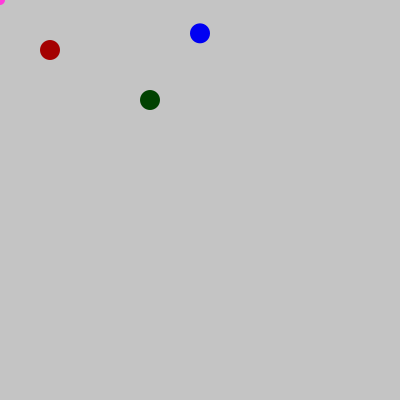
Frame 1 (no input)
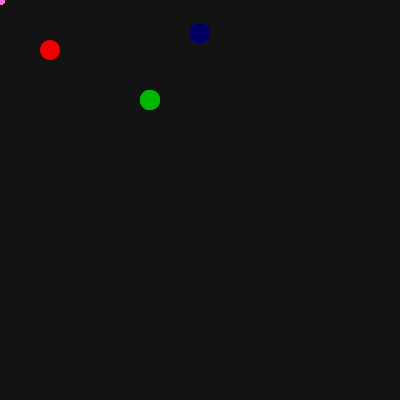
Frame 60 (the mouse pressed at the canvas centre just before this capture)
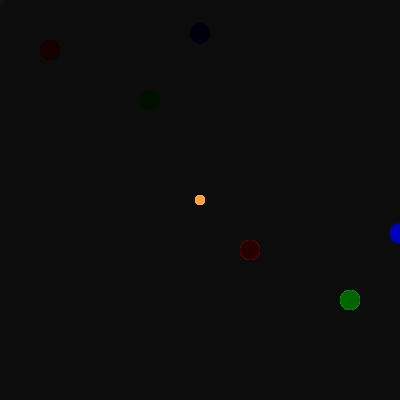
Frame 120 (the mouse held since frame 60 and released just before this capture)

The Processing sketch that drew these frames (run headless with seeded random() and noise(); from frame 60 on, the mouse is pressed at the canvas centre):

// Processing sketch: processing_129627
// ── processing_129627.pde

// copyright 2014 Hyun Doug Kim
// homework #3

float x, y;
float wd, ht;
float easingCoef;

void setup()
{
  size(400, 400);
  noCursor();
  smooth();
  frameRate(10);
  easingCoef=  5;
  wd = 50;
  ht = 200;
  x= 100;
  y= 100;
}

void draw()
{
  //background (5, 186, 250);
  fill (0, 10);
  noStroke();
  rectMode(CORNER);
  rect(0, 0, width, height);

  //circle
  fill (random(255), 0, 0);
  strokeWeight (5);
  ellipse (mouseX+wd, mouseY+ht/4, wd*.4, ht*.1);
  fill (0, random (255), 0);
  ellipse (mouseX+3*wd, mouseY+ht/2, wd*.4, ht*.1);
  fill (0, 0, random (255));
  ellipse (mouseX+4*wd, mouseY+ht/6, wd*.4, ht*.1);
  fill(255, random(255), random(255));
  ellipse (mouseX, mouseY, 10, 10);
  
}
